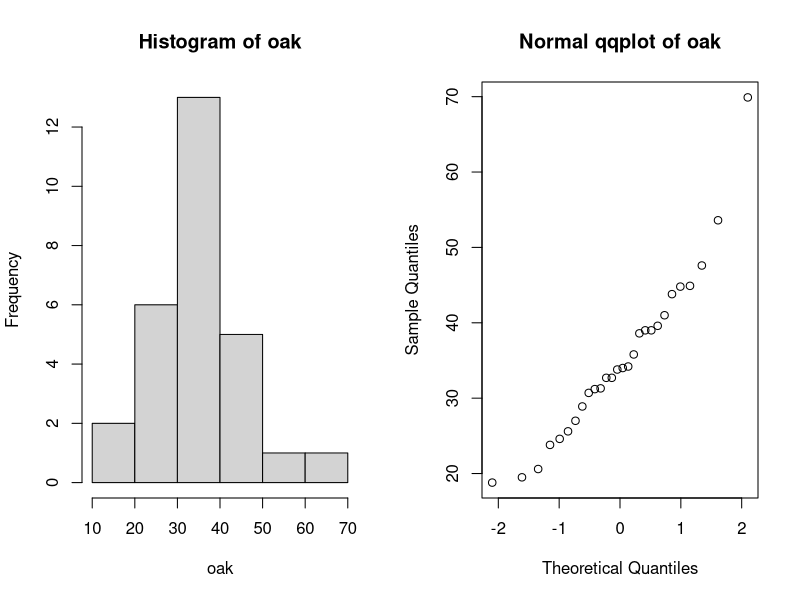
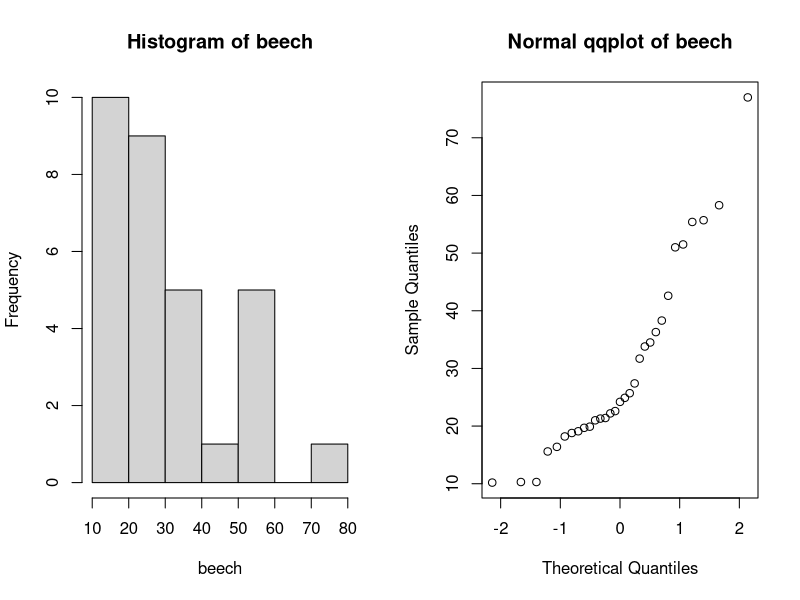
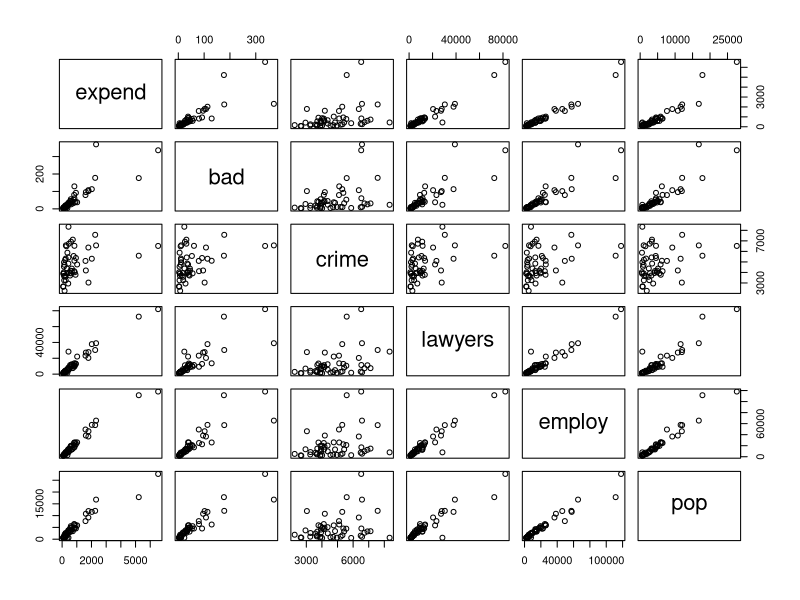
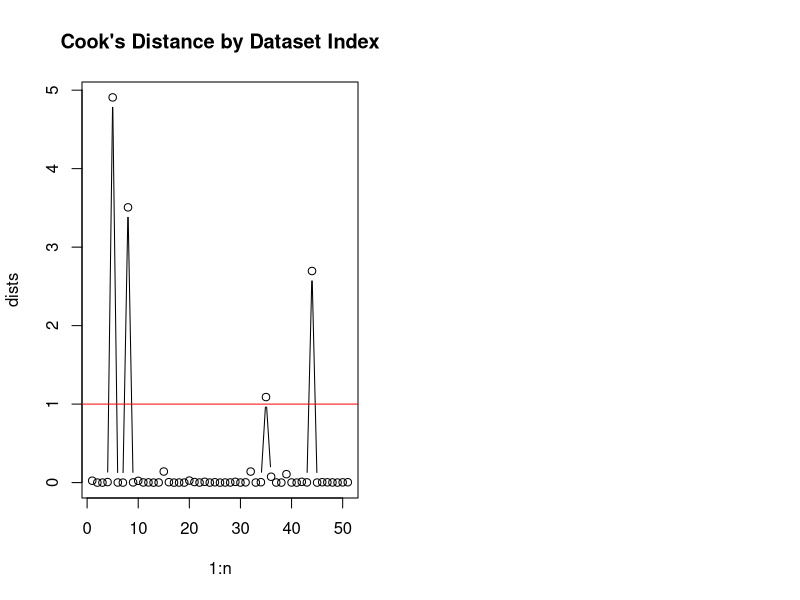
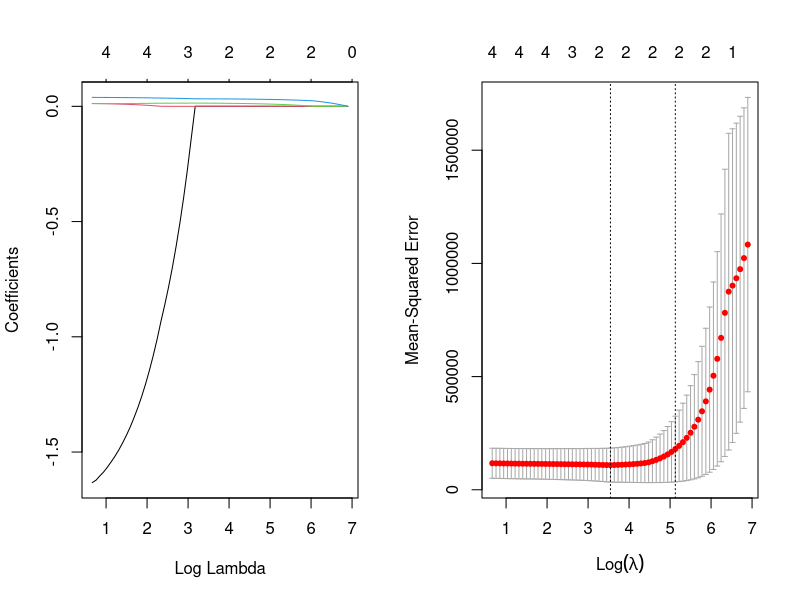
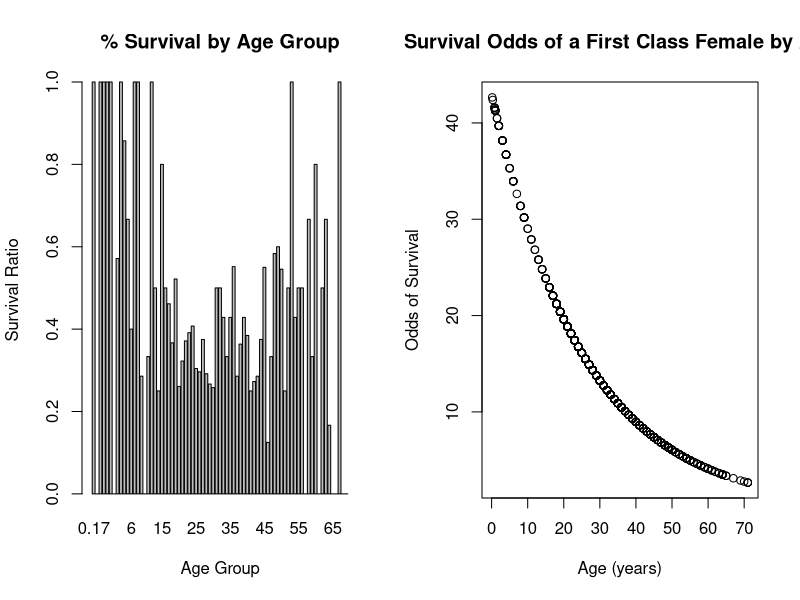

Write the R code that produced these figures, in order.
## ---- chunk 1
options(digits=3) # e.g. for anova and summary() outputs...

# prevent code lines from being cutoff when too long:
#   (must install "formatR" package)
#   https://stackoverflow.com/a/66753995
#knitr::opts_chunk$set(tidy.opts = list(width.cutoff = 75), tidy = TRUE)

# helper function to check normality throughout this assignment
checkNorm = function(data, name, unit="") {
  xlab = name
  if (unit != "") {
    xlab = sprintf("%s (%s)", name, unit)
  }
  hist(data, main=sprintf("Histogram of %s", name), xlab=xlab)
  qqnorm(data, main=sprintf("Normal qqplot of %s", name))
  res = shapiro.test(data)
  print(sprintf("Shapiro-Wilk normality p-value for %s: %.3f", name, res$p.value))
  return(res$p.value)
}

printPval = function(pval) {
  print(sprintf("p-value = %.3f", pval))
}

conclude = function(pval, hypothesis, type="test") {
  if (pval < 0.05) {
    return(sprintf("the p-value $%.3f<0.05$ for this %s suggests is sufficient evidence to reject the $H_0$ (%s).", pval, type, hypothesis));
  } else {
    return(sprintf("the p-value $%.3f>0.05$ for this %s suggests there's insufficient evidence to reject the $H_0$ (%s).", pval, type, hypothesis));
  }
}
## ---- chunk 2
trees = read.table("treeVolume.txt", header=T)
model = lm(volume~type, data=trees)
print("model coefficients:"); summary(model)$coefficients
res = anova(model)
sprintf("ANOVA p-value for type = %.3f", res["type", "Pr(>F)"])
## ---- chunk 3
oaks = dplyr::filter(trees, type == "oak")
beeches = dplyr::filter(trees, type != "oak")
par(mfrow = c(1, 2))
# making plots 
pval = checkNorm(oaks$volume, "oak")
pval = checkNorm(beeches$volume, "beech")

sprintf("oak mean volume = %.3f, beech mean volume = %.3f", mean(oaks$volume), mean(beeches$volume))

# note:: we don't have to actually do this t test
res = t.test(oaks$volume, beeches$volume)
#printPval(res$p.value)
## ---- chunk 4
new_oak = data.frame(type="oak"); new_beech = data.frame(type = "beech")
pred1 = predict(model, new_oak); pred2 = predict(model, new_beech)
sprintf("predicted volumes: oak = %.3f, beech = %.3f", pred1, pred2)
## ---- chunk 5
model = lm(volume~type*diameter + height, data=trees)
res = anova(model)
sprintf("ANOVA p-value for type:diameter = %.3f", res["type:diameter", "Pr(>F)"])
## ---- chunk 6
model = lm(volume~type*height + diameter, data=trees)
res = anova(model)
sprintf("ANOVA p-value for type:diameter = %.3f", res["type:height", "Pr(>F)"])
## ---- chunk 7
#model = lm(volume~type+height+diameter, data=trees)
model = lm(volume~diameter+height+type, data=trees)
print("model coefficients:"); summary(model)$coefficients
print("anova:"); res = anova(model); res
## ---- chunk 8
# build better model where type isn't considered
modelC = lm(volume~height+diameter, data=trees)

avgTree = data.frame(height=mean(trees$height), diameter=mean(trees$diameter))
pred = predict(modelC, avgTree)
sprintf("predicted volume of average tree = %.3f", pred)
# mean(trees$volume) # this also gives the same result as expected

r2 = summary(modelC)$r.squared; ar2 = summary(modelC)$adj.r.squared
sprintf("modelC: R^2 = %.3f, Adj. R^2 = %.3f", r2, ar2)
## ---- chunk 9
# create predictor as cylinderical volume
#trees$cylinder = trees$diameter * pi * trees$height
trees$cylinder = pi * (trees$diameter / 2)^2 * trees$height

modelD = lm(volume~cylinder, data=trees)
print("model coefficients:"); summary(modelD)$coefficients
r2 = summary(modelD)$r.squared; ar2 = summary(modelD)$adj.r.squared
sprintf("model: R^2 = %.3f, Adj. R^2 = %.3f", r2, ar2)
print("ANOVA:"); anova(modelD)
## ---- chunk 10
crimes = read.table("expensescrime.txt", header=T)
pairs(crimes[,-1])
crimes$state = factor(crimes$state)

model = lm(expend~bad+crime+lawyers+employ+pop, data=crimes)
summary(model)$coefficients
anova(model)

print('model 2:')
model = lm(expend~crime+bad+lawyers+employ+pop, data=crimes)
summary(model)$coefficients
anova(model)

# sorting by population
#crimes[order(crimes$pop, decreasing=TRUE),]
#crimes
## ---- chunk 11
n = length(crimes[,1])
dists = cooks.distance(model)
plot(1:n, dists, type="b", main="Cook's Distance by Dataset Index")
abline(1, 0, col = 'red') # plot y=1 for reference

# these are the indices into crimes that are cook's points
print("Influence points:"); crimes[dists > 1,]

# investigating collinearity
cor(crimes[,-1])
# using 0.8 as a threshold to help with visiblility:
res = cor(crimes[,-1])
res[res >= 0.8] = T; res[res <= 0.8] = F; res
## ---- chunk 12
evalModel = function(model, name) {
  r2 = summary(model)$r.squared; ar2 = summary(model)$adj.r.squared
  pVal = summary(model)$coefficients[name, "Pr(>|t|)"]
  cat(sprintf("adding var '%s'\t\tPr(>|t|) =  %.3f, model R^2 = %.3f\n", name, pVal, r2))
}

doStepUp = function() {
  cat("\n****round1****\n")
  evalModel(lm(expend~bad, data=crimes), name="bad")
  evalModel(lm(expend~crime, data=crimes), name="crime")
  evalModel(lm(expend~lawyers, data=crimes), name="lawyers")
  evalModel(lm(expend~employ, data=crimes), name="employ")
  evalModel(lm(expend~pop, data=crimes), name="pop")
  
  # employ has highest adj. R^2 (0.954) and is significant
  cat("\n****round2****\n")
  evalModel(lm(expend~employ+bad, data=crimes), name="bad")
  evalModel(lm(expend~employ+crime, data=crimes), name="crime")
  evalModel(lm(expend~employ+lawyers, data=crimes), name="lawyers")
  evalModel(lm(expend~employ+pop, data=crimes), name="pop")
}
doStepUp()
## ---- chunk 13
model = lm(expend~employ, data=crimes) # result of part 2b
state = data.frame(bad=50, crime=5000, lawyers=5000, employ=5000, pop=5000)
predict(model, state, interval="prediction")
## ---- chunk 14
library(glmnet)
## ---- chunk 15
par(mfrow=c(1,2))
#set.seed(444) # ensuring results don't change each time its run
x = as.matrix(crimes[,-1]) # remove states column
x = x[,-1] # remove expenditure
y = crimes[,2]

train = sample(1:nrow(x),0.67*nrow(x))
x.train = x[train,]; y.train = y[train]
x.test = x[-train,]; y.test = y[-train] 

lm.model = lm(expend~bad+crime+lawyers+employ+pop,data=crimes, subset=train)
y.predict.lm = predict(lm.model,newdata=crimes[-train,])
mse.lm = mean((y.test-y.predict.lm)^2)
sprintf("linear model mse = %.3f", mse.lm)

lasso.model = glmnet(x.train,y.train,alpha=1)
lasso.cv = cv.glmnet(x.train,y.train,alpha=1,type.measure="mse",nfolds=5)

plot(lasso.model,label=T,xvar="lambda")
plot(lasso.cv) 

lambda.min = lasso.cv$lambda.min; lambda.1se=lasso.cv$lambda.1se; 
sprintf("lambda.min = %.3f, lambda.1se = %.3f", lambda.min, lambda.1se)

coef(lasso.model,s=lasso.cv$lambda.min) 
coef(lasso.model,s=lasso.cv$lambda.1se) 

lasso.pred1 = predict(lasso.model,s=lambda.min,newx=x.test) 
lasso.pred2 = predict(lasso.model,s=lambda.1se,newx=as.matrix(x.test))
mse1.lasso = mean((y.test-lasso.pred1)^2)
mse2.lasso = mean((y.test-lasso.pred2)^2)
sprintf("mse1 = %.3f, mse2 = %.3f", mse1.lasso, mse2.lasso)
## ---- chunk 16
titanic = read.table("titanic.txt", header=T)
titanic$PClass = factor(titanic$PClass)
titanic$Sex = factor(titanic$Sex)
#titanic$Survived = factor(titanic$Survived)

library(plyr)
# round age to nearest 10 years (https://stackoverflow.com/a/6466894)
titanic$Ager = round_any(titanic$Age, 20)
titanic$Ager = factor(titanic$Ager)
titanic$Age2 = titanic$Age^2

print("total number of individuals for each combination of class and gender:")
tot = xtabs(~PClass+Sex, data=titanic); tot

print("Survival rate by class and gender combinations:")
totc = xtabs(Survived~PClass+Sex, data=titanic); round(totc/tot, 2)

#plot(titanic$Age, y=titanic$Survived, xlim=c(0, 100))
totage = xtabs(~Age, data=titanic)
barplot(xtabs(Survived~Age,data=titanic)/totage, main="% Survival by Age Group", xlab="Age Group", ylab="Survival Ratio")

# build logistic regression model
model = glm(Survived~Age+Sex+PClass,data=titanic, family=binomial)
summary(model)

plot(titanic$Age,exp(3.759662 + titanic$Age*-0.039177), ylab="Odds of Survival", xlab="Age (years)",main="Survival Odds of a First Class Female by Age")
## ---- chunk 17
ageclass_model = glm(Survived~Age*PClass+Sex,data=titanic, family=binomial)
summary(ageclass_model)

agesex_model = glm(Survived~Age*Sex+PClass,data=titanic, family=binomial)
summary(agesex_model)

male1 = data.frame(Age=55, Sex = "male", PClass = "1st")
male2 = data.frame(Age=55, Sex = "male", PClass = "2nd")
male3 = data.frame(Age=55, Sex = "male", PClass = "3rd")
female1 = data.frame(Age=55, Sex = "female", PClass = "1st")
female2 = data.frame(Age=55, Sex = "female", PClass = "2nd")
female3 = data.frame(Age=55, Sex = "female", PClass = "3rd")

predict(model,female1, type="response")
predict(model,female2, type="response")
predict(model,female3, type="response")
predict(model,male1, type="response")
predict(model,male2, type="response")
predict(model,male3, type="response")
## ---- chunk 18
# build contigency table
cont1 = as.matrix(xtabs(~PClass, data=titanic)); cont1
chisq.test(cont1)

cont2 = as.matrix(xtabs(~Sex, data=titanic)); cont2
chisq.test(cont2)
## ---- chunk 19
coups = read.table("coups.txt", header=T)
coups$pollib=factor(coups$pollib)

coupsglm = glm(miltcoup~oligarchy+pollib+parties+pctvote+popn+size+numelec+numregim, family=poisson, data=coups)
summary(coupsglm)
## ---- chunk 20
# prints just the top 3 least significant coefficients of a model:
evalModel = function(model, name) {
  cat(sprintf("\n%s:\n", name))
  res = summary(model)$coefficients
  print(head(res[order(res[,4], decreasing=T),], n=3))
}

coupsglm1 = glm(miltcoup~oligarchy+pollib+parties+pctvote+popn+size+numelec+numregim, family=poisson, data=coups)
evalModel(coupsglm1, "coupsglm1")
# numelec has highest p-value (0.6705) so we remove it

coupsglm2 = glm(miltcoup~oligarchy+pollib+parties+pctvote+popn+size+numregim, family=poisson, data=coups)
evalModel(coupsglm2, "coupsglm2")
# numregim has highest p-value so we remove it

coupsglm3 = glm(miltcoup~oligarchy+pollib+parties+pctvote+popn+size, family=poisson, data=coups)
evalModel(coupsglm3, "coupsglm3")
# size has highest p-value so we remove it

coupsglm4 = glm(miltcoup~oligarchy+pollib+parties+pctvote+popn, family=poisson, data=coups)
evalModel(coupsglm4, "coupsglm4")
# popn has highest p-value so we remove it

coupsglm5 = glm(miltcoup~oligarchy+pollib+parties+pctvote, family=poisson, data=coups)
evalModel(coupsglm5, "coupsglm5")
# pctvote has highest p-value so we remove it

coupsglm6 = glm(miltcoup~oligarchy+pollib+parties, family=poisson, data=coups)
evalModel(coupsglm6, "coupsglm6")
#print("coupsglm6:"); summary(coupsglm6)$coefficients
## ---- chunk 21
country1 = data.frame(oligarchy = mean(coups$oligarchy),
  pollib = factor(0), parties = mean(coups$parties))
country2 = data.frame(oligarchy = mean(coups$oligarchy),
  pollib = factor(1), parties = mean(coups$parties))
country3 = data.frame(oligarchy = mean(coups$oligarchy),
  pollib = factor(2), parties = mean(coups$parties))

printResults = function() {
  print(sprintf("country1 prediction = %.3f", predict(coupsglm6, country1, type="response")))
  print(sprintf("country2 prediction = %.3f", predict(coupsglm6, country2, type="response")))
  print(sprintf("country3 prediction = %.3f", predict(coupsglm6, country3, type="response")))
}
printResults()
